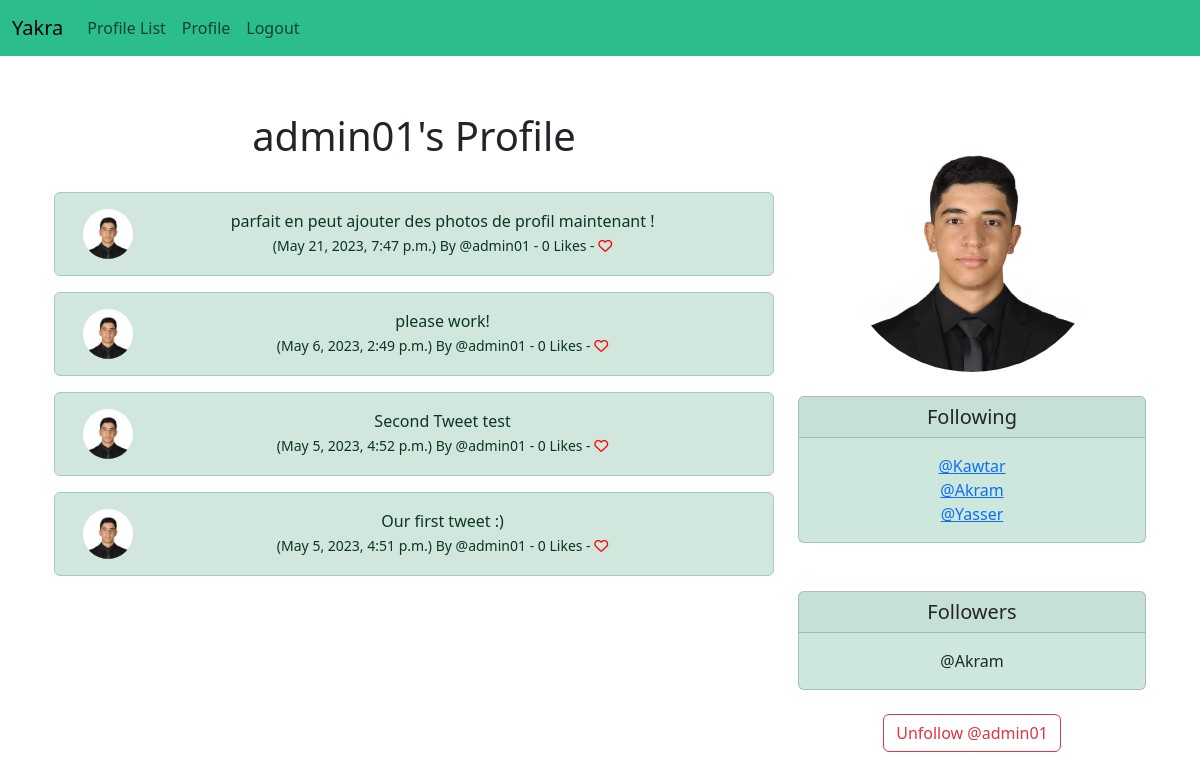
Before: /profile/1 (signed in) with the older database file.
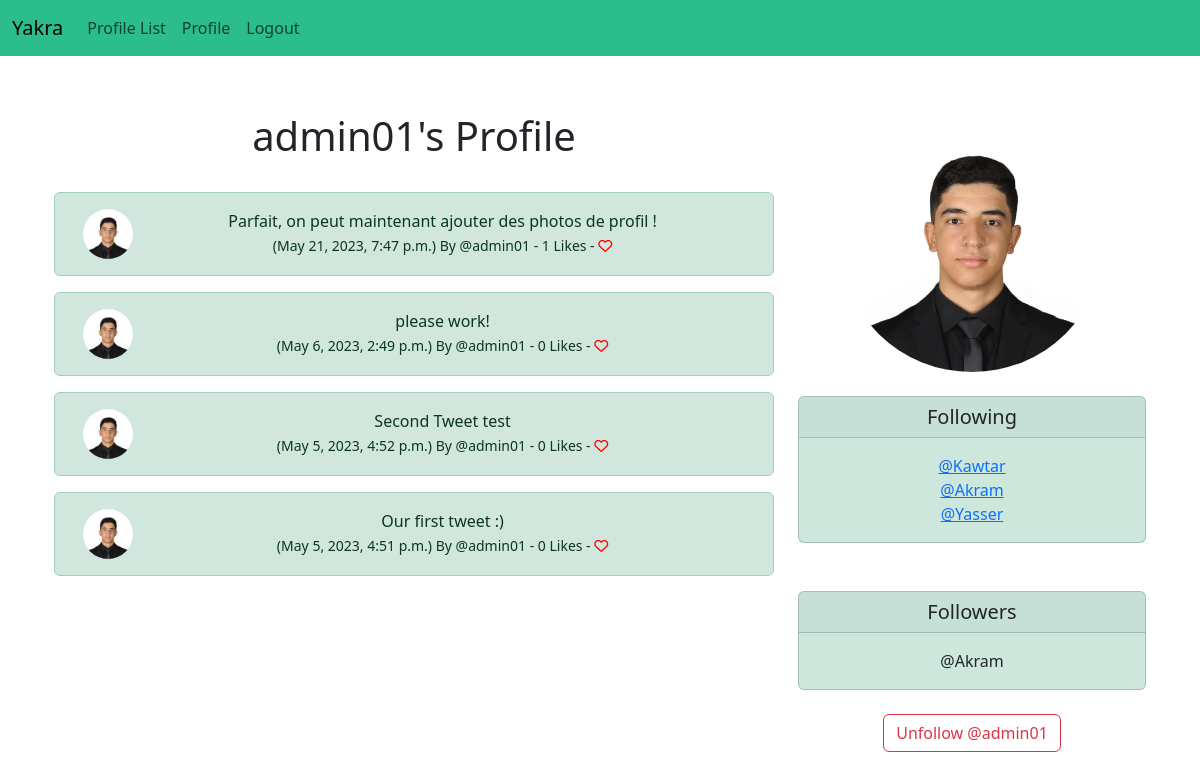
After: the same page with the newer database file.
### Yakra/models.py (models this page shows, shortened)
class Profile(models.Model):
    user = models.OneToOneField(User,on_delete=models.CASCADE)
    follows = models.ManyToManyField("self",
         related_name="followed_by",
         symmetrical=False, #not neccessary to follow each other i can follow you but not neccecary to follow me back
         blank=True) #don't have to follow anyone
    date_modified = models.DateTimeField(User, auto_now=True) #give use the most stuff and date time field
    profile_image = models.ImageField(null=True, blank=True, upload_to="images/")
    def __str__(self):
        return self.user.username

class Tweet(models.Model):
    user = models.ForeignKey(
        User, related_name="tweets",
        on_delete=models.DO_NOTHING
    )
    body = models.CharField(max_length=200)
    created_at = models.DateTimeField(auto_now_add=True)
    likes = models.ManyToManyField(User, related_name="tweet_like" , blank=True)
    def number_of_likes(self):
        return self.likes.count()

### Yakra/views.py (the view, shortened to what this page needs)
# urls.py: path('profile/<int:pk>',views.profile,name='profile'),
def profile(request, pk):
    if request.user.is_authenticated:
        profile = Profile.objects.get(user_id=pk)
        tweets = Tweet.objects.filter(user_id=pk).order_by("-created_at")
        return render(request,"profile.html",{"profile":profile, "tweets":tweets})
    else:
         messages.success(request,("You Must Be logged In to Enter this Page"))
         return redirect('home')

### Yakra/templates/profile.html (shortened to what this page needs)
{% extends 'base.html' %}
{%block content %}
{% load static%}
{% if profile %}
    <div class="container text-center">
      <div class = "row">
          <div class="col-8">
              <h1>{{profile.user.username}}'s Profile</h1>
                <br/>
                {% if tweets %}
                {% for tweet in tweets %}
                <div class="alert alert-success" role="alert">
                  <div class="container">
                    <div class="row">
                      <div class="col-1">
                        {% if profile.profile_image %}
                        <img src="{{profile.profile_image.url}}"
                        width = 50 height=50 class = "rounded-circle" alt="{{ profile.user.username}}">
                        {%else%}
                        <img src="{% static 'images/default.jpg' %}"
                        width = 50 height=50 class = "rounded-circle" alt="{{ profile.user.username}}">
                        {% endif %}
                      </div>
                      <div class="col-11">
                          {{ tweet.body }} <br/>
                        <small class ="text.muted">
                          ({{tweet.created_at}}) By
                          @{{tweet.user.username}}
                          - {{tweet.number_of_likes}} Likes  -
                          {% if user in tweet.likes.all %}
                          <a href="{% url 'tweet_like' tweet.id %}">
                            <i class="fa-solid fa-heart" style="color:red"></i>
                          </a>
                          {% else %}
                          <a href="{% url 'tweet_like' tweet.id %}">
                            <i class="fa fa-heart-o" style="color:red"></i>
                          </a>
                          {% endif %}
                        </small>
                      </div><br/><br/>
                    </div>
                  </div>
                </div>
                {% endfor %}
                {% endif %}
            </div>
          <div class="col-4">
              {% if profile.profile_image %}
              <img height="260" src="{{ profile.profile_image.url}}"
              class ="rounded-circle">
              <br/><br/>
              {%else%}
              <img height="260" width=200 src="{%static 'images/default.jpg'%}" class="img-fluid rounded-circle" alt="Porfile image">
              <br/><br/>
              {%endif%}
              <div class="card">
                  <h5 class="card-header">Following</h5>
                  <div class="card-body">
                    <p class="card-text">
                            {% for following in profile.follows.all%}
                                <a href="{% url 'profile' following.user.id %}">
                                @{{following }}</a><br/>
                            {% endfor %}
                    </p>
                  </div>
              </div>
              <br/><br/>
              <div class="card">
                <h5 class="card-header">Followers</h5>
                <div class="card-body">
                  <p class="card-text">
                    {%for following in profile.followed_by.all%}
                                @{{following }}<br/>
                      {%endfor%}
                  </p>
                </div>
              </div>
              <form method=POST>
              {% if profile in user.profile.follows.all %}
                  <button class="btn btn-outline-danger" name ="follow"
                  value="unfollow" type="submit">
                    Unfollow @{{profile.user.username|lower}}
                </button>
              {% else %}
                <button class="btn btn-outline-success" name ="follow"
                value="follow" type="submit">
                  Follow @{{profile.user.username|lower}}
                </button>
              {% endif %}
              </form>
        </div>
      </div>
    </div>
  {%endif%}
{% endblock%}

### Yakra/templates/base.html (shortened to what this page needs)
<!doctype html>
<html lang="en">
  <head>
    <link href="https://cdn.jsdelivr.net/npm/bootstrap@5.3.0-alpha3/dist/css/bootstrap.min.css" rel="stylesheet">
  </head>
  <body>
    {%include 'navbar.html'%}
    <br/>
    <div class="container">
      <br/>
    {%block content%}
    {%endblock%}
    </div>
  </body>
</html>

### Yakra/templates/navbar.html (shortened to what this page needs)
<nav class="navbar navbar-expand-lg " style="background-color: #2bbd8c;">
    <div class="container-fluid">
      <a class="navbar-brand" href="{%url 'home'%}">Yakra</a>
      <div class="collapse navbar-collapse" id="navbarSupportedContent">
        <ul class="navbar-nav me-auto mb-2 mb-lg-0">
          <li class="nav-item">
            <a class="nav-link" href="{% url 'profile_list'%}">Profile List</a>
          </li>
         {%if user.is_authenticated%}
          <li class="nav-item">
            <a class="nav-link" href="{% url 'profile' request.user.id%}">Profile</a>
          </li>
          <li class="nav-item">
            <a class="nav-link" href="{% url 'logout' %}">Logout</a>
          </li>
        {%endif%}
        </ul>
      </div>
    </div>
  </nav>

### Yakra/templates/profile.html (style rules this page uses)
.card { background-color: #cde7dd; }

Changed rows visible on the page:
changed Tweet: body "parfait en peut ajouter des photos de profil maintenant !" → "Parfait, on peut maintenant ajouter des photos de profil !"; number_of_likes "0" → "1"
